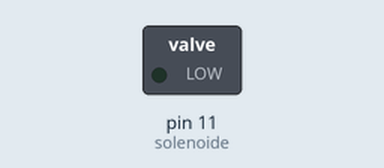
Bench run of a sketch on a simulated Arduino Uno, built with avr-gcc and run on an emulated ATmega328P. Shown: switched loads named in the sketch (green lamp = pin HIGH). Dashed ring = blinking.

Above: at 0.5 s.
Timing chart, 0 to 3.0 s (numbered marks = the images above):
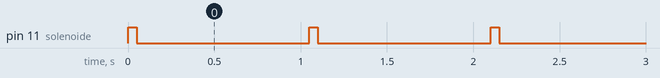

The sketch:

driver_L298N_variation_vitesse.ino
```cpp
int solenoide = 11;

void setup() {
  pinMode(solenoide, OUTPUT);
}
void loop() {
  digitalWrite(solenoide, HIGH);   // Active le solenoide
  delay(50);
  digitalWrite(solenoide, LOW);    // Relache
  delay(1000);
}
```

Measured:
- by itself, pin 11 (solenoide): alternates HIGH for 0.05 s and LOW for 1.0 s
